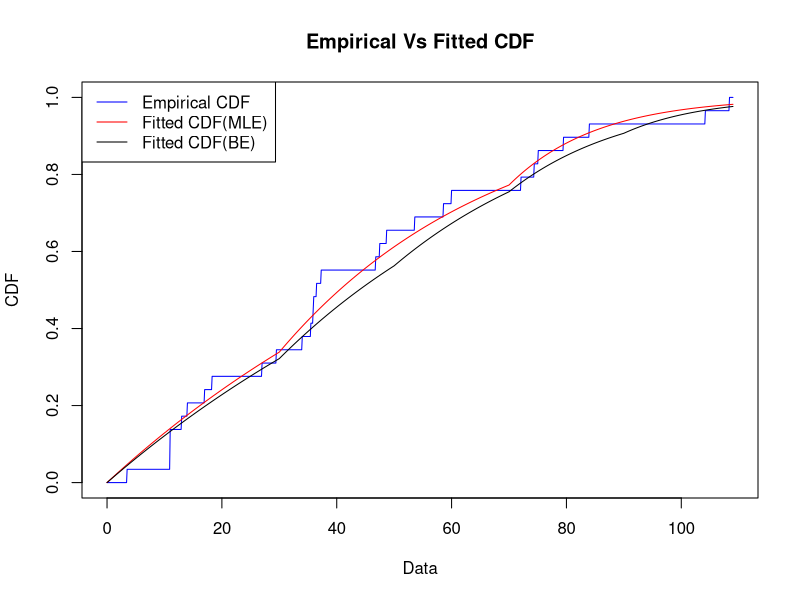

Generate this figure with R:
K = 2 
# Take a fixed value of n for all K samples
#n = 30
n_all <- c(14,15)
tau1_all <- c(30,30)
tau2_all <- c(50,50)
tau3_all <- c(70,70)
tau4_all <- c(90,90)
r_all <- c(14,15)
r <- sum(r_all)


n1_data1 <- 6
n2_data1 <- 3
n3_data1 <- 3
n4_data1 <- 2
n5_data1 <- 0
data1 <- c(83.50, 91.00, 91.00, 97.00, 107.00, 109.50, 114.00, 115.41, 128.61, 133.53, 138.58, 140.00, 152.08, 155.10)-80
n1_data2 <- 4
n2_data2 <- 6
n3_data2 <- 0
n4_data2 <- 3
n5_data2 <- 2
data2 <- c(91.00, 93.00, 94.00, 98.20, 115.81, 116.00, 116.50, 117.25, 126.75, 127.50, 154.33, 159.50, 164.00, 184.14, 188.33)-80


n_S1 <- n1_data1 + n1_data2 
n_S2 <- n2_data1 + n2_data2 
n_S3 <- n3_data1 + n3_data2
n_S4 <- n4_data1 + n4_data2 
n_S5 <- n5_data1 + n5_data2 

Dataa <- c(data1,data2)
Dataa <- sort(Dataa)
n <- 29
tau1 <- 30
tau2 <- 50
tau3 <- 70
tau4 <- 90

ord_MLE_theta11 <- 72.52000 
ord_MLE_theta21 <- 37.49500 
ord_MLE_theta31 <- 37.49500 
ord_MLE_theta41 <- 15.35429 
ord_MLE_theta51 <- 15.35429

ord_MLE_theta1 <- 1/ord_MLE_theta11
ord_MLE_theta2 <- 1/ord_MLE_theta21
ord_MLE_theta3 <- 1/ord_MLE_theta31
ord_MLE_theta4 <- 1/ord_MLE_theta41
ord_MLE_theta5 <- 1/ord_MLE_theta51


tt <- seq(0,109, by=0.1) 
mle_F <- 1:length(tt) 

for (i in 1:length(tt)){
  if(tt[i]<tau1){
    mle_F[i] <- 1 - exp(-ord_MLE_theta1*(tt[i]))
  }else if(tt[i]<tau2 && tt[i]>=tau1){
    mle_F[i] <- 1 - exp(-(ord_MLE_theta2*((tt[i])-(tau1)))-(ord_MLE_theta1*(tau1)))
  }else if(tt[i]<tau3 && tt[i]>=tau2){
    mle_F[i] <- 1 - exp(-(ord_MLE_theta2*((tau2)-(tau1)))-(ord_MLE_theta3*(((tt[i]))-(tau2)))-(ord_MLE_theta1*(tau1)))
  }else if(tt[i]<tau4 && tt[i]>=tau3){
    mle_F[i] <- 1 - exp(-(ord_MLE_theta2*((tau2)-(tau1))) -(ord_MLE_theta3*((tau3)-(tau2))) -(ord_MLE_theta4*(((tt[i]))-(tau3)))-(ord_MLE_theta1*(tau1)))
  }else if(tt[i]>=tau4){
    mle_F[i] <- 1 - exp(-(ord_MLE_theta2*((tau2)-(tau1))) -(ord_MLE_theta3*((tau3)-(tau2))) -(ord_MLE_theta4*((tau4)-(tau3))) -(ord_MLE_theta5*(((tt[i]))-(tau4)))-(ord_MLE_theta1*(tau1)))
  }
}

#### For Order restricted Bayes Estimate

ord_MLE_theta11 <- 77.22 
ord_MLE_theta21 <- 45.57 
ord_MLE_theta31 <- 34.54 
ord_MLE_theta41 <- 20.67 
ord_MLE_theta51 <- 13.79

ord_MLE_theta1 <- 1/ord_MLE_theta11
ord_MLE_theta2 <- 1/ord_MLE_theta21
ord_MLE_theta3 <- 1/ord_MLE_theta31
ord_MLE_theta4 <- 1/ord_MLE_theta41
ord_MLE_theta5 <- 1/ord_MLE_theta51


tt <- seq(0,109, by=0.1) 
BE_F <- 1:length(tt) 

for (i in 1:length(tt)){
  if(tt[i]<tau1){
    BE_F[i] <- 1 - exp(-ord_MLE_theta1*(tt[i]))
  }else if(tt[i]<tau2 && tt[i]>=tau1){
    BE_F[i] <- 1 - exp(-(ord_MLE_theta2*((tt[i])-(tau1)))-(ord_MLE_theta1*(tau1)))
  }else if(tt[i]<tau3 && tt[i]>=tau2){
    BE_F[i] <- 1 - exp(-(ord_MLE_theta2*((tau2)-(tau1)))-(ord_MLE_theta3*(((tt[i]))-(tau2)))-(ord_MLE_theta1*(tau1)))
  }else if(tt[i]<tau4 && tt[i]>=tau3){
    BE_F[i] <- 1 - exp(-(ord_MLE_theta2*((tau2)-(tau1))) -(ord_MLE_theta3*((tau3)-(tau2))) -(ord_MLE_theta4*(((tt[i]))-(tau3)))-(ord_MLE_theta1*(tau1)))
  }else if(tt[i]>=tau4){
    BE_F[i] <- 1 - exp(-(ord_MLE_theta2*((tau2)-(tau1))) -(ord_MLE_theta3*((tau3)-(tau2))) -(ord_MLE_theta4*((tau4)-(tau3))) -(ord_MLE_theta5*(((tt[i]))-(tau4)))-(ord_MLE_theta1*(tau1)))
  }
}




Emp_cdf <- 1:length(tt)

for(i in 1:(length(Dataa)-1)){
  
  for(j in 1: length(tt)){
    if(tt[j]<Dataa[1]){
      Emp_cdf[j] <- 0
    }
    if(tt[j]>=Dataa[i] && tt[j]<Dataa[i+1]){
      Emp_cdf[j] <- i/29
      
    }
    if(tt[j]>=Dataa[29]){
      Emp_cdf[j] <- 1
    }
  }
  
  
}

plot(tt,Emp_cdf, type='l',col='blue',xlab = 'Data', ylab = 'CDF', main = 'Empirical Vs Fitted CDF')
lines(tt,mle_F,col='red')
lines(tt,BE_F,col='black')
legend('topleft', legend = c('Empirical CDF', 'Fitted CDF(MLE)','Fitted CDF(BE)'), col = c('blue', 'red','black'), lty = 1)


KS_dist_MLE <- max(abs(Emp_cdf-mle_F))
KS_dist_BE <- max(abs(Emp_cdf-BE_F))
